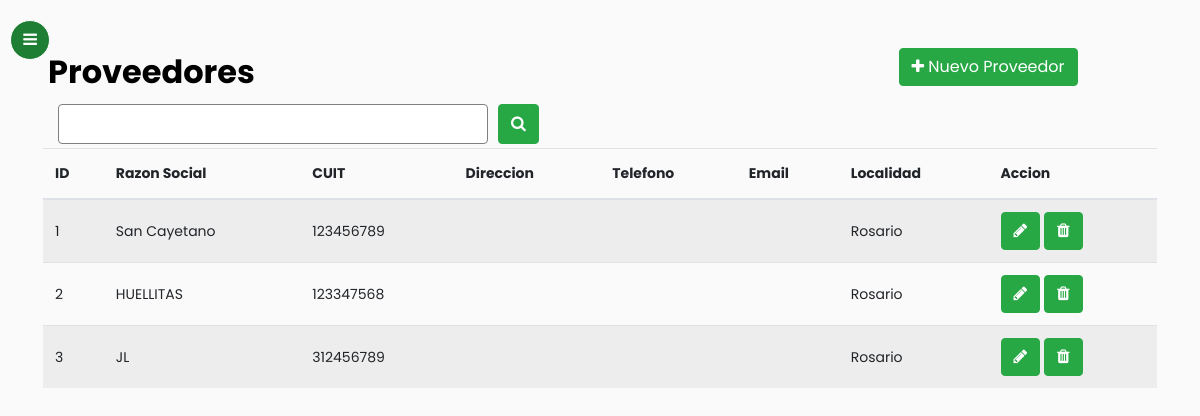
The app's page /proveedores/ (signed in), older data.
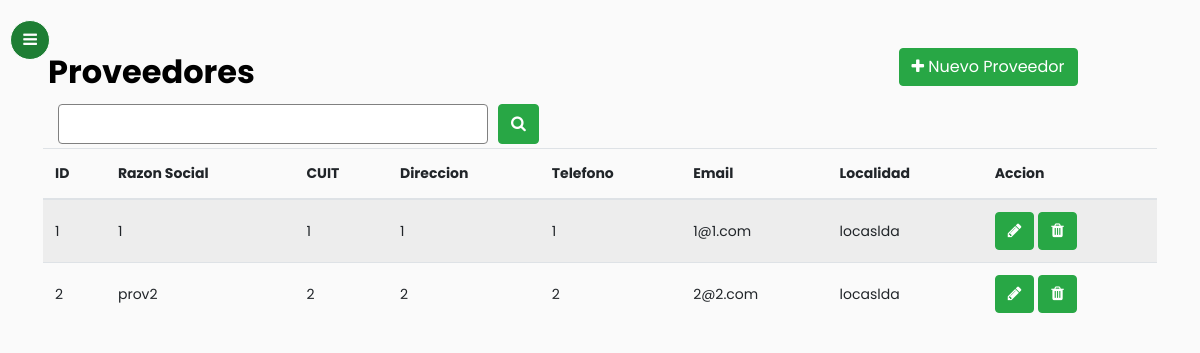
The same page, newer data.
### gestionStock/models.py (models this page shows, shortened)
class Proveedores(models.Model):
    razon_social = models.TextField(max_length = 30)
    cuit = models.TextField(max_length = 30)
    direccion = models.TextField(max_length = 30, blank = True, default = "")
    telefono = models.TextField(max_length = 30, blank = True, default = "")
    email = models.EmailField(blank = True, default = "")
    localidad = models.ForeignKey(Localidades, on_delete = models.CASCADE, null= True)
    class Meta:
        verbose_name_plural = "Proveedores"

class Localidades(models.Model):
    nombre = models.TextField(max_length = 30)
    provincia = models.ForeignKey(Provincias, on_delete = models.CASCADE)
    cod_postal = models.TextField(max_length = 30, null = True)
    class Meta:
        verbose_name_plural = "Localidades"
    def __str__(self):
        return self.nombre

### gestionStock/views.py (the view)
# urls.py: path('proveedores/', login_required(views.ProveedoresList.as_view()), name="proveedor_list"),
class ProveedoresList(ListView):
    model = Proveedores
    queryset = model.objects.all()
    context_object_name = "proveedores"
    template_name = "proveedores.html"
    paginate_by = 20
    def get_queryset(self): # new
        query = self.request.GET.get('buscar')
        if query:
            object_list = Proveedores.objects.filter(
                Q(razon_social__icontains=query) | Q(cuit__icontains=query)
            )
        else:
            object_list = Proveedores.objects.all()
        return object_list

### gestionStock/templates/proveedores.html (shortened to what this page needs)
{% extends "base.html" %}
{% load static %}
{% block content %}
<div class="container-lg">
            <div class="table-title">
                <div class="row">
                    <div class="col-sm-9"><h2><b>Proveedores</b></h2></div>
                    <div class="col-sm-3">
                       <a href="{% url 'proveedor_create' %}"><button type="button" class="btn btn-success add-new"><i class="fa fa-plus"></i> Nuevo Proveedor</button></a>
                    </div>
                </div>
            </div>
            <form method="GET">
                <div class="input-group">
                    <div class="form-row col-md-5">
                      <input id="search-focus col-sm-9" type="search" id="form" class="form-control" name="buscar" />
                    </div>
                    <button type="submit" class="btn btn-success">
                      <i class="fa fa-search"></i>
                    </button>
                  </div>
            </form>
            <div class="form-row">
            <table class="table table-striped  mt-1">
                <thead>
                    <tr>
                        <th class="align-middle">ID</th>
                        <th class="align-middle">Razon Social</th>
                        <th class="align-middle">CUIT</th>
                        <th class="align-middle">Direccion</th>
                        <th class="align-middle">Telefono</th>
                        <th class="align-middle">Email</th>
                        <th class="align-middle">Localidad</th>
                        <th class="align-middle">Accion</th>
                    </tr>
                </thead>
                <tbody>
                    {% for proveedor in proveedores %}
                    <tr>
                        <td class="align-middle">{{proveedor.id}}</td>
                        <td class="align-middle">{{proveedor.razon_social}}</td>
                        <td class="align-middle">{{proveedor.cuit}}</td>
                        <td class="align-middle">{{proveedor.direccion}}</td>
                        <td class="align-middle">{{proveedor.telefono}}</td>
                        <td class="align-middle">{{proveedor.email}}</td>
                        <td class="align-middle">{{proveedor.localidad}}</td>
                        <td class="align-middle">
                            <a href="{% url 'proveedor_update' proveedor.id %}"><button type="button" class="btn btn-success add-new btn-xs"><i class="fa fa-pencil fa-xs" aria-hidden="true"></i></button></a>
                            <a href="{% url 'proveedor_delete' proveedor.id %}"><button type="button" class="btn btn-success add-new btn-xs"><i class="fa fa-trash fa-xs" aria-hidden="true"></i></button></a>
                        </td>
                    </tr>
                    {% endfor %}
                </tbody>
            </table>
</div>
{% endblock %}

Row changes from the older to the newer data that the page shows:
removed Proveedores: id "3", razon_social "JL", cuit "312456789", localidad "Rosario"
changed Proveedores id 1: razon_social "San Cayetano" → "1"; cuit "123456789" → "1"; direccion (not shown) → "1"; telefono (not shown) → "1"; email (not shown) → "1@1.com"; localidad "Rosario" → "locaslda"
changed Proveedores id 2: razon_social "HUELLITAS" → "prov2"; cuit "123347568" → "2"; direccion (not shown) → "2"; telefono (not shown) → "2"; email (not shown) → "2@2.com"; localidad "Rosario" → "locaslda"
